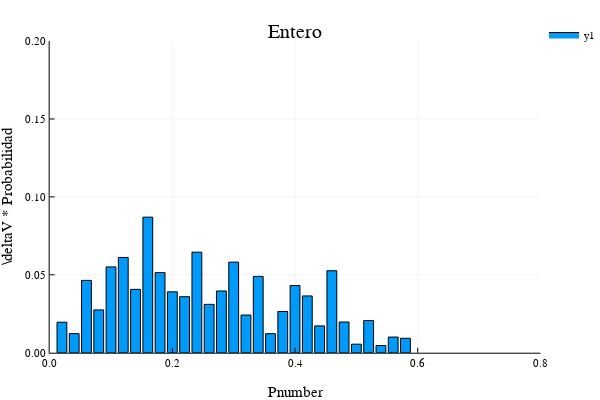

The code cell stored with this chart in its notebook:
### Markdown cell above
## Colectividad en pnumber

### Code cell
# Los bins van de 0 a la fqcia más alta + 10%
top_col = maximum(col_modes_4xcp)
bins_col = collect(0.01:.02:.6)

# Histograma ponderado
Wbins_col_4xcp, Whis_col_4xcp = JUMD.WeightedHist(col_modes_4xcp, bins_col, abs.(vgv_4xcp),
    true, false);

bar(Wbins_col_4xcp, Whis_col_4xcp,
    xlims = (0., .8), ylims = (0, .2),
    yaxis = "\\deltaV * Probabilidad", xaxis = "Pnumber", title = "Entero")

### Figure 1 — Plotly figure (JSON) as saved in the notebook; plotly's stock layout.template omitted (floating-point values rounded to 4 significant figures)
{"data": [{"fill": "tozeroy", "fillcolor": "rgba(0, 154, 250, 1.000)", "legendgroup": "y1", "line": {"color": "rgba(0, 0, 0, 1)", "dash": "solid", "width": 1}, "mode": "lines", "name": "y1", "showlegend": true, "type": "scatter", "x": [0.012, 0.012, 0.028, 0.028, 0.012, 0.012], "xaxis": "x", "y": [0.01957, 0, 0, 0.01957, 0.01957, 0.01957], "yaxis": "y"}, {"fill": "tozeroy", "fillcolor": "rgba(0, 154, 250, 1.000)", "legendgroup": "y1", "line": {"color": "rgba(0, 0, 0, 1)", "dash": "solid", "width": 1}, "mode": "lines", "name": "y1", "showlegend": false, "type": "scatter", "x": [0.032, 0.032, 0.048, 0.048, 0.032, 0.032], "xaxis": "x", "y": [0.01225, 0, 0, 0.01225, 0.01225, 0.01225], "yaxis": "y"}, {"fill": "tozeroy", "fillcolor": "rgba(0, 154, 250, 1.000)", "legendgroup": "y1", "line": {"color": "rgba(0, 0, 0, 1)", "dash": "solid", "width": 1}, "mode": "lines", "name": "y1", "showlegend": false, "type": "scatter", "x": [0.052, 0.052, 0.068, 0.068, 0.052, 0.052], "xaxis": "x", "y": [0.0464, 0, 0, 0.0464, 0.0464, 0.0464], "yaxis": "y"}, {"fill": "tozeroy", "fillcolor": "rgba(0, 154, 250, 1.000)", "legendgroup": "y1", "line": {"color": "rgba(0, 0, 0, 1)", "dash": "solid", "width": 1}, "mode": "lines", "name": "y1", "showlegend": false, "type": "scatter", "x": [0.072, 0.072, 0.088, 0.088, 0.072, 0.072], "xaxis": "x", "y": [0.02747, 0, 0, 0.02747, 0.02747, 0.02747], "yaxis": "y"}, {"fill": "tozeroy", "fillcolor": "rgba(0, 154, 250, 1.000)", "legendgroup": "y1", "line": {"color": "rgba(0, 0, 0, 1)", "dash": "solid", "width": 1}, "mode": "lines", "name": "y1", "showlegend": false, "type": "scatter", "x": [0.092, 0.092, 0.108, 0.108, 0.092, 0.092], "xaxis": "x", "y": [0.05506, 0, 0, 0.05506, 0.05506, 0.05506], "yaxis": "y"}, {"fill": "tozeroy", "fillcolor": "rgba(0, 154, 250, 1.000)", "legendgroup": "y1", "line": {"color": "rgba(0, 0, 0, 1)", "dash": "solid", "width": 1}, "mode": "lines", "name": "y1", "showlegend": false, "type": "scatter", "x": [0.112, 0.112, 0.128, 0.128, 0.112, 0.112], "xaxis": "x", "y": [0.06112, 0, 0, 0.06112, 0.06112, 0.06112], "yaxis": "y"}, {"fill": "tozeroy", "fillcolor": "rgba(0, 154, 250, 1.000)", "legendgroup": "y1", "line": {"color": "rgba(0, 0, 0, 1)", "dash": "solid", "width": 1}, "mode": "lines", "name": "y1", "showlegend": false, "type": "scatter", "x": [0.132, 0.132, 0.148, 0.148, 0.132, 0.132], "xaxis": "x", "y": [0.04065, 0, 0, 0.04065, 0.04065, 0.04065], "yaxis": "y"}, {"fill": "tozeroy", "fillcolor": "rgba(0, 154, 250, 1.000)", "legendgroup": "y1", "line": {"color": "rgba(0, 0, 0, 1)", "dash": "solid", "width": 1}, "mode": "lines", "name": "y1", "showlegend": false, "type": "scatter", "x": [0.152, 0.152, 0.168, 0.168, 0.152, 0.152], "xaxis": "x", "y": [0.08699, 0, 0, 0.08699, 0.08699, 0.08699], "yaxis": "y"}, {"fill": "tozeroy", "fillcolor": "rgba(0, 154, 250, 1.000)", "legendgroup": "y1", "line": {"color": "rgba(0, 0, 0, 1)", "dash": "solid", "width": 1}, "mode": "lines", "name": "y1", "showlegend": false, "type": "scatter", "x": [0.172, 0.172, 0.188, 0.188, 0.172, 0.172], "xaxis": "x", "y": [0.0514, 0, 0, 0.0514, 0.0514, 0.0514], "yaxis": "y"}, {"fill": "tozeroy", "fillcolor": "rgba(0, 154, 250, 1.000)", "legendgroup": "y1", "line": {"color": "rgba(0, 0, 0, 1)", "dash": "solid", "width": 1}, "mode": "lines", "name": "y1", "showlegend": false, "type": "scatter", "x": [0.192, 0.192, 0.208, 0.208, 0.192, 0.192], "xaxis": "x", "y": [0.03905, 0, 0, 0.03905, 0.03905, 0.03905], "yaxis": "y"}, {"fill": "tozeroy", "fillcolor": "rgba(0, 154, 250, 1.000)", "legendgroup": "y1", "line": {"color": "rgba(0, 0, 0, 1)", "dash": "solid", "width": 1}, "mode": "lines", "name": "y1", "showlegend": false, "type": "scatter", "x": [0.212, 0.212, 0.228, 0.228, 0.212, 0.212], "xaxis": "x", "y": [0.03594, 0, 0, 0.03594, 0.03594, 0.03594], "yaxis": "y"}, {"fill": "tozeroy", "fillcolor": "rgba(0, 154, 250, 1.000)", "legendgroup": "y1", "line": {"color": "rgba(0, 0, 0, 1)", "dash": "solid", "width": 1}, "mode": "lines", "name": "y1", "showlegend": false, "type": "scatter", "x": [0.232, 0.232, 0.248, 0.248, 0.232, 0.232], "xaxis": "x", "y": [0.06451, 0, 0, 0.06451, 0.06451, 0.06451], "yaxis": "y"}, {"fill": "tozeroy", "fillcolor": "rgba(0, 154, 250, 1.000)", "legendgroup": "y1", "line": {"color": "rgba(0, 0, 0, 1)", "dash": "solid", "width": 1}, "mode": "lines", "name": "y1", "showlegend": false, "type": "scatter", "x": [0.252, 0.252, 0.268, 0.268, 0.252, 0.252], "xaxis": "x", "y": [0.03103, 0, 0, 0.03103, 0.03103, 0.03103], "yaxis": "y"}, {"fill": "tozeroy", "fillcolor": "rgba(0, 154, 250, 1.000)", "legendgroup": "y1", "line": {"color": "rgba(0, 0, 0, 1)", "dash": "solid", "width": 1}, "mode": "lines", "name": "y1", "showlegend": false, "type": "scatter", "x": [0.272, 0.272, 0.288, 0.288, 0.272, 0.272], "xaxis": "x", "y": [0.0396, 0, 0, 0.0396, 0.0396, 0.0396], "yaxis": "y"}, {"fill": "tozeroy", "fillcolor": "rgba(0, 154, 250, 1.000)", "legendgroup": "y1", "line": {"color": "rgba(0, 0, 0, 1)", "dash": "solid", "width": 1}, "mode": "lines", "name": "y1", "showlegend": false, "type": "scatter", "x": [0.292, 0.292, 0.308, 0.308, 0.292, 0.292], "xaxis": "x", "y": [0.05811, 0, 0, 0.05811, 0.05811, 0.05811], "yaxis": "y"}, {"fill": "tozeroy", "fillcolor": "rgba(0, 154, 250, 1.000)", "legendgroup": "y1", "line": {"color": "rgba(0, 0, 0, 1)", "dash": "solid", "width": 1}, "mode": "lines", "name": "y1", "showlegend": false, "type": "scatter", "x": [0.312, 0.312, 0.328, 0.328, 0.312, 0.312], "xaxis": "x", "y": [0.02418, 0, 0, 0.02418, 0.02418, 0.02418], "yaxis": "y"}, {"fill": "tozeroy", "fillcolor": "rgba(0, 154, 250, 1.000)", "legendgroup": "y1", "line": {"color": "rgba(0, 0, 0, 1)", "dash": "solid", "width": 1}, "mode": "lines", "name": "y1", "showlegend": false, "type": "scatter", "x": [0.332, 0.332, 0.348, 0.348, 0.332, 0.332], "xaxis": "x", "y": [0.04897, 0, 0, 0.04897, 0.04897, 0.04897], "yaxis": "y"}, {"fill": "tozeroy", "fillcolor": "rgba(0, 154, 250, 1.000)", "legendgroup": "y1", "line": {"color": "rgba(0, 0, 0, 1)", "dash": "solid", "width": 1}, "mode": "lines", "name": "y1", "showlegend": false, "type": "scatter", "x": [0.352, 0.352, 0.368, 0.368, 0.352, 0.352], "xaxis": "x", "y": [0.01223, 0, 0, 0.01223, 0.01223, 0.01223], "yaxis": "y"}, {"fill": "tozeroy", "fillcolor": "rgba(0, 154, 250, 1.000)", "legendgroup": "y1", "line": {"color": "rgba(0, 0, 0, 1)", "dash": "solid", "width": 1}, "mode": "lines", "name": "y1", "showlegend": false, "type": "scatter", "x": [0.372, 0.372, 0.388, 0.388, 0.372, 0.372], "xaxis": "x", "y": [0.02645, 0, 0, 0.02645, 0.02645, 0.02645], "yaxis": "y"}, {"fill": "tozeroy", "fillcolor": "rgba(0, 154, 250, 1.000)", "legendgroup": "y1", "line": {"color": "rgba(0, 0, 0, 1)", "dash": "solid", "width": 1}, "mode": "lines", "name": "y1", "showlegend": false, "type": "scatter", "x": [0.392, 0.392, 0.408, 0.408, 0.392, 0.392], "xaxis": "x", "y": [0.0431, 0, 0, 0.0431, 0.0431, 0.0431], "yaxis": "y"}, {"fill": "tozeroy", "fillcolor": "rgba(0, 154, 250, 1.000)", "legendgroup": "y1", "line": {"color": "rgba(0, 0, 0, 1)", "dash": "solid", "width": 1}, "mode": "lines", "name": "y1", "showlegend": false, "type": "scatter", "x": [0.412, 0.412, 0.428, 0.428, 0.412, 0.412], "xaxis": "x", "y": [0.03644, 0, 0, 0.03644, 0.03644, 0.03644], "yaxis": "y"}, {"fill": "tozeroy", "fillcolor": "rgba(0, 154, 250, 1.000)", "legendgroup": "y1", "line": {"color": "rgba(0, 0, 0, 1)", "dash": "solid", "width": 1}, "mode": "lines", "name": "y1", "showlegend": false, "type": "scatter", "x": [0.432, 0.432, 0.448, 0.448, 0.432, 0.432], "xaxis": "x", "y": [0.0172, 0, 0, 0.0172, 0.0172, 0.0172], "yaxis": "y"}, {"fill": "tozeroy", "fillcolor": "rgba(0, 154, 250, 1.000)", "legendgroup": "y1", "line": {"color": "rgba(0, 0, 0, 1)", "dash": "solid", "width": 1}, "mode": "lines", "name": "y1", "showlegend": false, "type": "scatter", "x": [0.452, 0.452, 0.468, 0.468, 0.452, 0.452], "xaxis": "x", "y": [0.05259, 0, 0, 0.05259, 0.05259, 0.05259], "yaxis": "y"}, {"fill": "tozeroy", "fillcolor": "rgba(0, 154, 250, 1.000)", "legendgroup": "y1", "line": {"color": "rgba(0, 0, 0, 1)", "dash": "solid", "width": 1}, "mode": "lines", "name": "y1", "showlegend": false, "type": "scatter", "x": [0.472, 0.472, 0.488, 0.488, 0.472, 0.472], "xaxis": "x", "y": [0.0197, 0, 0, 0.0197, 0.0197, 0.0197], "yaxis": "y"}, {"fill": "tozeroy", "fillcolor": "rgba(0, 154, 250, 1.000)", "legendgroup": "y1", "line": {"color": "rgba(0, 0, 0, 1)", "dash": "solid", "width": 1}, "mode": "lines", "name": "y1", "showlegend": false, "type": "scatter", "x": [0.492, 0.492, 0.508, 0.508, 0.492, 0.492], "xaxis": "x", "y": [0.005468, 0, 0, 0.005468, 0.005468, 0.005468], "yaxis": "y"}, {"fill": "tozeroy", "fillcolor": "rgba(0, 154, 250, 1.000)", "legendgroup": "y1", "line": {"color": "rgba(0, 0, 0, 1)", "dash": "solid", "width": 1}, "mode": "lines", "name": "y1", "showlegend": false, "type": "scatter", "x": [0.512, 0.512, 0.528, 0.528, 0.512, 0.512], "xaxis": "x", "y": [0.02061, 0, 0, 0.02061, 0.02061, 0.02061], "yaxis": "y"}, {"fill": "tozeroy", "fillcolor": "rgba(0, 154, 250, 1.000)", "legendgroup": "y1", "line": {"color": "rgba(0, 0, 0, 1)", "dash": "solid", "width": 1}, "mode": "lines", "name": "y1", "showlegend": false, "type": "scatter", "x": [0.532, 0.532, 0.548, 0.548, 0.532, 0.532], "xaxis": "x", "y": [0.00462, 0, 0, 0.00462, 0.00462, 0.00462], "yaxis": "y"}, {"fill": "tozeroy", "fillcolor": "rgba(0, 154, 250, 1.000)", "legendgroup": "y1", "line": {"color": "rgba(0, 0, 0, 1)", "dash": "solid", "width": 1}, "mode": "lines", "name": "y1", "showlegend": false, "type": "scatter", "x": [0.552, 0.552, 0.568, 0.568, 0.552, 0.552], "xaxis": "x", "y": [0.01002, 0, 0, 0.01002, 0.01002, 0.01002], "yaxis": "y"}, {"fill": "tozeroy", "fillcolor": "rgba(0, 154, 250, 1.000)", "legendgroup": "y1", "line": {"color": "rgba(0, 0, 0, 1)", "dash": "solid", "width": 1}, "mode": "lines", "name": "y1", "showlegend": false, "type": "scatter", "x": [0.572, 0.572, 0.588, 0.588, 0.572, 0.572], "xaxis": "x", "y": [0.009261, 0, 0, 0.009261, 0.009261, 0.009261], "yaxis": "y"}], "layout": {"annotations": [{"font": {"color": "rgba(0, 0, 0, 1)", "family": "sans-serif", "size": 20}, "rotation": 0, "showarrow": false, "text": "Entero", "x": 0.5424, "xanchor": "center", "xref": "paper", "y": 1, "yanchor": "top", "yref": "paper"}], "height": 400, "legend": {"bgcolor": "rgba(255, 255, 255, 1.000)", "bordercolor": "rgba(0, 0, 0, 1)", "font": {"color": "rgba(0, 0, 0, 1)", "family": "sans-serif", "size": 11}, "tracegroupgap": 0, "x": 1, "y": 1}, "margin": {"b": 20, "l": 0, "r": 0, "t": 20}, "paper_bgcolor": "rgba(255, 255, 255, 1.000)", "plot_bgcolor": "rgba(255, 255, 255, 1.000)", "showlegend": true, "width": 600, "xaxis": {"anchor": "y", "domain": [0.09128, 0.9934], "gridcolor": "rgba(0, 0, 0, 0.1)", "gridwidth": 0.5, "linecolor": "rgba(0, 0, 0, 1)", "mirror": false, "range": [0, 0.8], "showgrid": true, "showline": true, "showticklabels": true, "tickangle": 0, "tickcolor": "rgb(0, 0, 0)", "tickfont": {"color": "rgba(0, 0, 0, 1)", "family": "sans-serif", "size": 11}, "tickmode": "array", "ticks": "inside", "ticktext": ["0.0", "0.2", "0.4", "0.6", "0.8"], "tickvals": [0, 0.2, 0.4, 0.6, 0.8], "title": "Pnumber", "titlefont": {"color": "rgba(0, 0, 0, 1)", "family": "sans-serif", "size": 15}, "type": "linear", "visible": true, "zeroline": false, "zerolinecolor": "rgba(0, 0, 0, 1)"}, "yaxis": {"anchor": "x", "domain": [0.07581, 0.9415], "gridcolor": "rgba(0, 0, 0, 0.1)", "gridwidth": 0.5, "linecolor": "rgba(0, 0, 0, 1)", "mirror": false, "range": [0, 0.2], "showgrid": true, "showline": true, "showticklabels": true, "tickangle": 0, "tickcolor": "rgb(0, 0, 0)", "tickfont": {"color": "rgba(0, 0, 0, 1)", "family": "sans-serif", "size": 11}, "tickmode": "array", "ticks": "inside", "ticktext": ["0.00", "0.05", "0.10", "0.15", "0.20"], "tickvals": [0, 0.05, 0.1, 0.15, 0.2], "title": "\\deltaV * Probabilidad", "titlefont": {"color": "rgba(0, 0, 0, 1)", "family": "sans-serif", "size": 15}, "type": "linear", "visible": true, "zeroline": false, "zerolinecolor": "rgba(0, 0, 0, 1)"}}}
